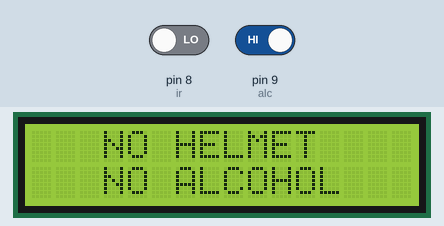
The sketch below on a simulated Arduino Uno, built with avr-gcc and run on an emulated ATmega328P. Parts: 16×2 character LCD. The inputs (shaded band) are chosen by the test bench; at power-on: pin 8 (ir) LOW, pin 9 (alc) HIGH.

Above: at 5.2 s.
5.3 s: pin 8 (ir) driven HIGH
At 7.5 s:
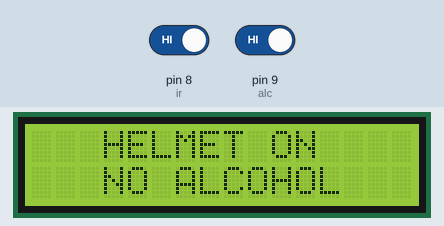
7.9 s: pin 9 (alc) driven LOW
At 9.3 s:
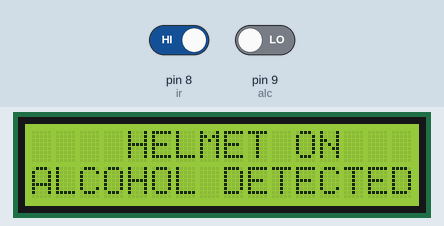
10.5 s: pin 8 (ir) driven LOW
At 12.9 s:
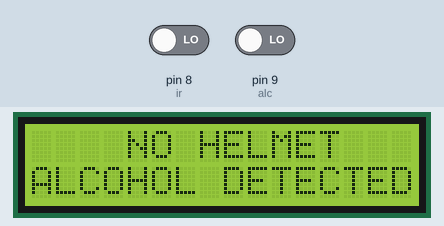
13.6 s: pin 9 (alc) driven HIGH
At 14.7 s:
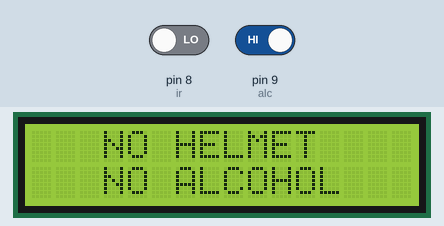
Timing chart, 0 to 16.6 s (numbered marks = the images above; inputs shaded):
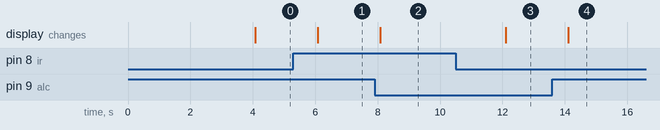

Measured:
- after the input at 5.3 s, the display: changes after 0.78 s (image 1)
- after the input at 7.9 s, the display: changes after 0.19 s (image 2)
- after the input at 10.5 s, the display: changes after 1.6 s (image 3)
- after the input at 13.6 s, the display: changes after 0.51 s (image 4)

The sketch:

zegbeeTx.ino
```cpp
#include<LiquidCrystal.h>
LiquidCrystal lcd(2,3,4,5,6,7);
#include <SoftwareSerial.h>
static const int RXPin = 10, TXPin = 11;
SoftwareSerial zigbee(RXPin, TXPin);

int ir=8;
int alc=9;
int i,j;
int a,b,c,d;


void setup()
  {
        // put your setup code here, to run once:
      Serial.begin(9600);
      zigbee.begin(9600);
      pinMode(ir,INPUT);
      pinMode(alc,INPUT);
      lcd.begin(16,2);
      lcd.clear();
      lcd.setCursor(0,0);
      lcd.print("SMART HELMET TX");
      delay(4000);
  }


void loop()
  {

    i = digitalRead(ir);
    j = digitalRead(alc);

  if(i==HIGH && j==LOW)
     {
        zigbee.print('A');
        lcd.clear();
        lcd.setCursor(0,0);
        lcd.print("    HELMET ON   ");
        lcd.setCursor(0,1);
        lcd.print("ALCOHOL DETECTED");
     }

  if(i==HIGH && j==HIGH)
    {
       zigbee.print('S');
       lcd.clear();
       lcd.setCursor(0,0);
       lcd.print("   HELMET ON    ");
       lcd.setCursor(0,1);
       lcd.print("   NO ALCOHOL   ");
    }


 if(i==LOW && j==HIGH)
    {
       zigbee.print('H');
       lcd.clear();
       lcd.setCursor(0,0);
       lcd.print("   NO HELMET    ");
       lcd.setCursor(0,1);
       lcd.print("   NO ALCOHOL   ");
    }


  if(i == LOW && j==LOW)  //no helmet & alcohol
    {
       zigbee.print('B');
       lcd.clear();
       lcd.setCursor(0,0);
       lcd.print("    NO HELMET   ");
       lcd.setCursor(0,1);
       lcd.print("ALCOHOL DETECTED");
    }


 delay(2000);


}
```
